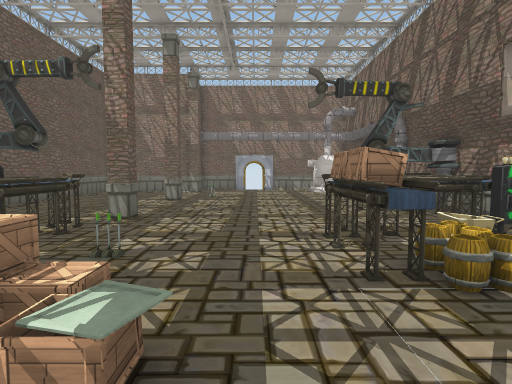
view 1 (above)

18 first-person views from a walk through a 3-D level made in the Unity game engine. The camera is 1.4 m above the floor, tilts 4° down and sees 80° across. The floor is counted in squares, 1 m on a side. Each view is taken from the middle of a square. On the plan, view 1 faces up. The plan holds only what a view shows up to about 14 squares ahead; the rest is blank. Some animated figures are not drawn. Door leaves are left out, so doorways stand open. Some surface patterns are stand-ins.

view 2
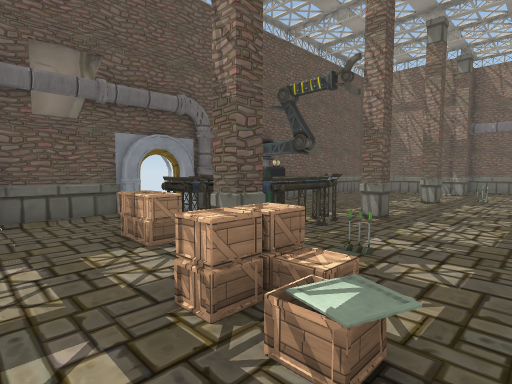

view 3
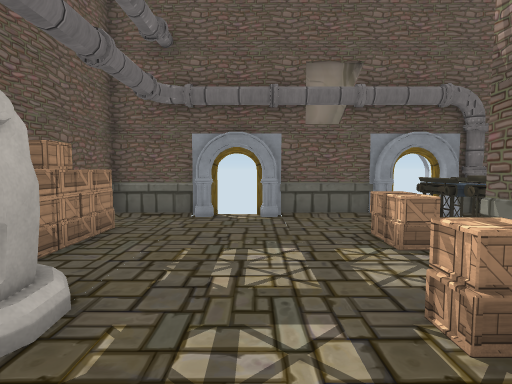

view 4
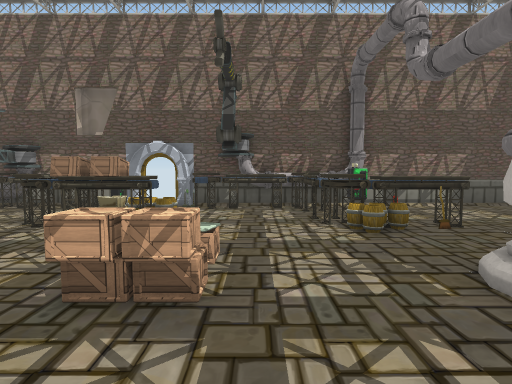

view 5
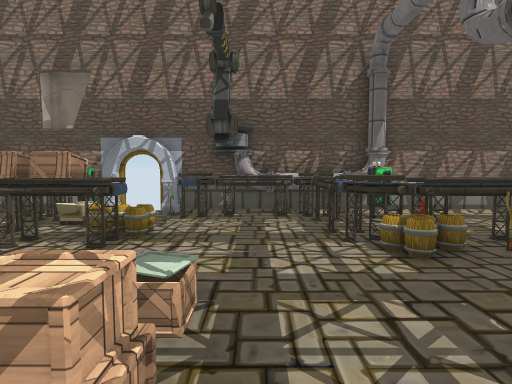

view 6
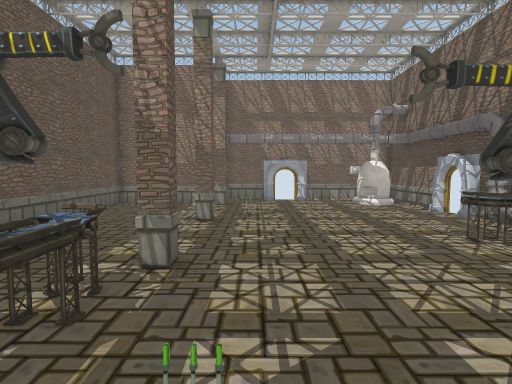

view 7
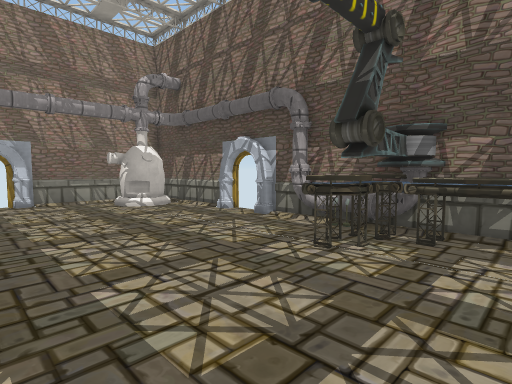

view 8
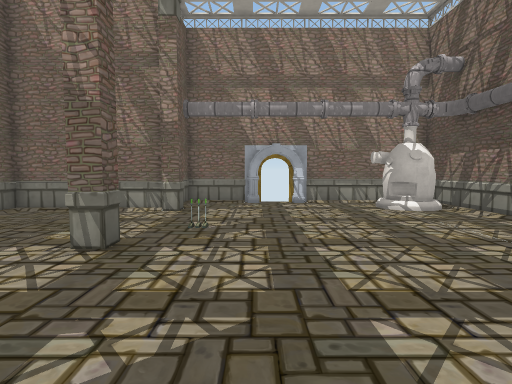

view 9
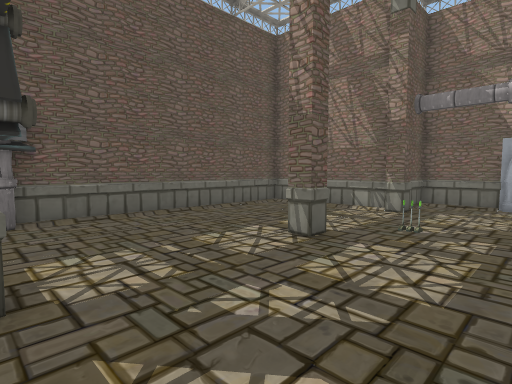

view 10
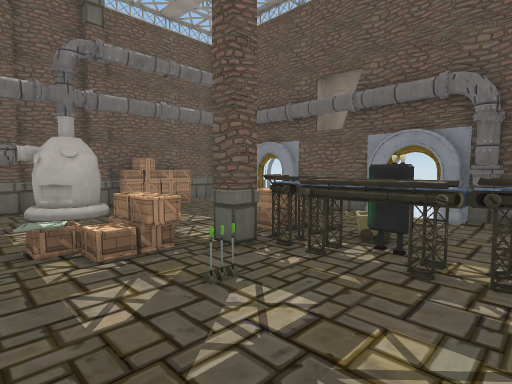

view 11
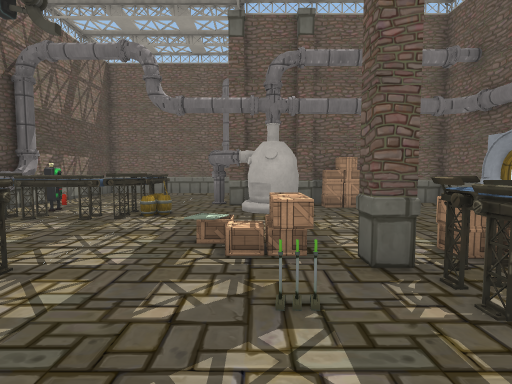

view 12
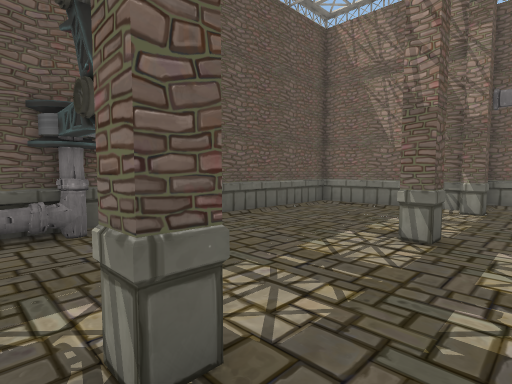

view 13
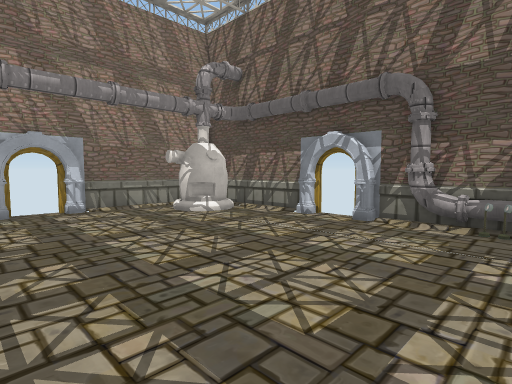

view 14
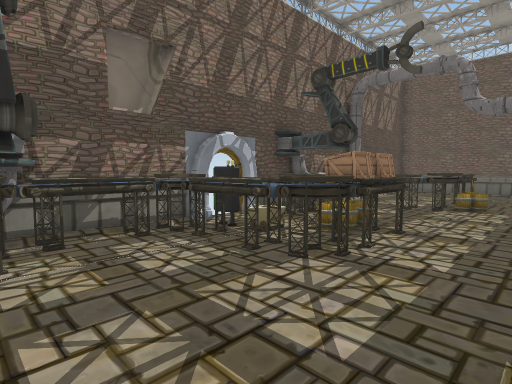

view 15
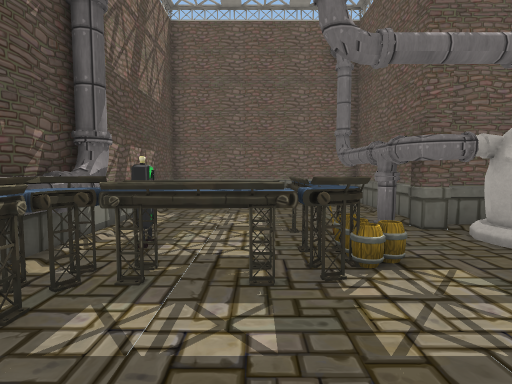

view 16
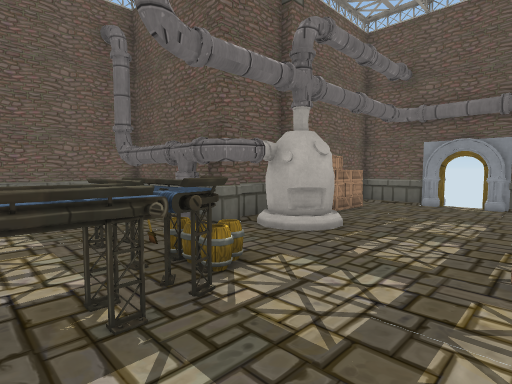

view 17
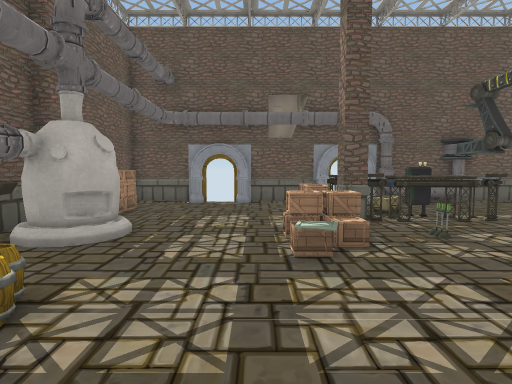

view 18
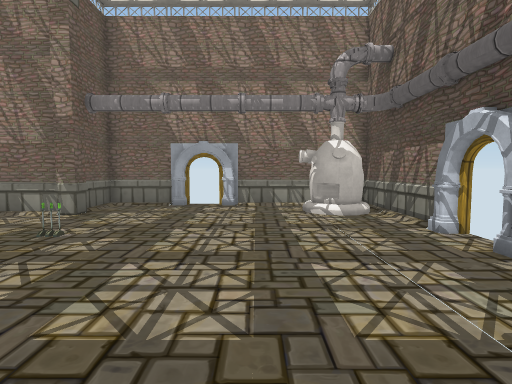

### Floor plan
Points are (right, up) in squares from view 1. A wall is a line through its corners. A room is listed if a view was taken in it or the views show most of it. See-through windows are left out.
Room 1 (views 1, 2, 3, 4, 5, 6, 7, 8, 9, 10, 11, 12, 13, 14, 15, 16, 17, 18)
walls: (-3.6, 9.4) (-3.6, 8.7) (-4.4, 8.7); (-4.4, 3.8) (-3.6, 3.8) (-3.6, 3.2) (-4.4, 3.2); (6.5, 6) (6.5, 14.8) (6.2, 14.8) (6.2, 15.2); (6.8, 5.6) (6.2, 5.6) (6.2, 6.1); (-9.3, 6.3) (-9.3, 5.8) (-9.6, 5.5); (-9.6, 4.4) (-9.3, 4.1) (-9.3, 3.6); (-9.5, 3.9) (-9.5, 0.5); (-9.3, 0.8) (-9.3, 0.2) (-9.5, 0); (6.2, 16.6) (6.2, 17.2); (6.6, 16.5) (6.2, 16.9); (-9.5, 0.2) (-9.5, -1.4); (6.5, 17.2) (6.5, 22.6) (1, 22.6); (-4.3, 19.8) (-9.5, 19.8) (-9.5, 6.1); (-0.9, -4.4) (-0.9, -4.9); (-4.4, -4) (-3.6, -4); (-3.6, 20.2) (-3.6, 19.6) (-4.4, 19.6); (-9.6, -1.1) (-9.3, -1.4) (-9.3, -1.9); (-3.4, -4.5) (-1.5, -4.5); (-9.5, -1.8) (-9.5, -4.5) (-4.2, -4.5); (-1.3, -5.1) (-1.3, -7.5); (0.8, 22.3) (0.5, 22.6); (1.1, 22.3) (0.7, 22.3) (0.7, 22.7); (-1.3, 22.6) (-4, 22.6) (-4, 20.7); (-0.6, 22.6) (-1, 22.3) (-1.4, 22.3); (6.5, -7.5) (6.5, 3.9)
ways out: open door at (-10, 5); open door at (0, 23); open door at (6.5, 5); open door at (6.5, 16)
objects: pipe (-9, 7); pipe (-9, 8); pipe (-9, 9); pipe (-9, 10); crate (-7, -4); crate (-7, -3); crate (-7, 3); crate (-6, -4); crate (-6, -3); crate (-6, 3) to (-5, 3); conveyor (-6, 4); cart (-6, 6); crate (-5, -4); conveyor (-5, 4) to (-5, 5); conveyor (-5, 5) to (-4, 6); conveyor (-5, 7) to (-4, 8); other object (-3, -4) to (-2, -2); crate (-3, 2); crate (-3, 3); lever (-3, 5); other object (-3, 17); lever (-2, 5); other object (-2, 17); pipe (-1, -4) to (-1, -3); pipe (0, -7) to (0, -6); pipe (0, -5); pipe (0, -4); barrel (1, -3); barrel (1, -2); conveyor (2, -4) to (2, -3); conveyor (2, -2) to (2, -1); barrel (2, 4); crate (2, 5); crate (2, 6); conveyor (2, 7); conveyor (3, -1) to (5, -1); barrel (3, 4); barrel (3, 5); conveyor (3, 7) to (5, 7); cart (4, 6); conveyor (4, 11) to (5, 11); other object (4, 20) to (6, 21); other object (5, -3) to (5, -2); conveyor (5, 0); conveyor (5, 1); conveyor (5, 2) to (6, 3); other object (5, 4); other object (5, 6); conveyor (5, 7) to (6, 8); conveyor (5, 9) to (6, 9); conveyor (5, 10); other object (5, 12); other object (6, -4); pipe (6, -3) to (6, -2); pipe (6, -1) to (6, 0); pipe (6, 1) to (6, 2); other object (6, 4); pipe (6, 10) to (6, 11); pipe (6, 12); pipe (6, 13) to (6, 14)

Positions as (right, up) in squares from view 1, and headings:
1: (0, 0), facing up
2: (0, 0), facing up-left
3: (0, 0), facing left
4: (-6, 1), facing right
5: (-4, 1), facing right
6: (-2, 3), facing up
7: (-1, 8), facing up-right
8: (-1, 9), facing up
9: (0, 9), facing up-left
10: (0, 8), facing down-left
11: (-2, 8), facing down
12: (-2, 8), facing up-left
13: (-2, 11), facing up-right
14: (-1, 11), facing down-right
15: (3, 3), facing down
16: (4, 2), facing down-left
17: (4, 1), facing left
18: (2, 10), facing up
